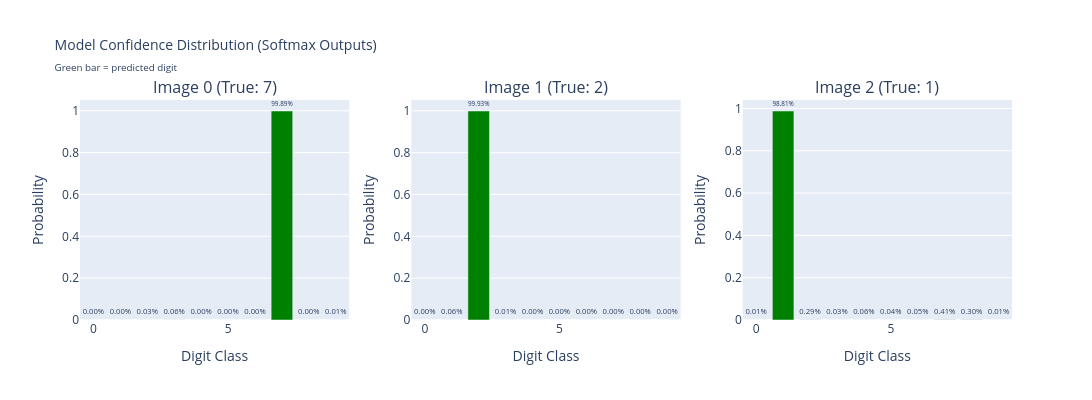

The code cell stored with this chart in its notebook:
### Markdown cell above
## Step 10: Visualize Prediction Confidence Distribution

Show softmax probability outputs for first 3 predictions (all 10 digit classes).

### Code cell
# Visualize confidence distribution using Plotly
sample_predictions = predictions[:3]

fig = make_subplots(
    rows=1, cols=3,
    subplot_titles=[f"Image {i} (True: {y_test[i]})" for i in range(3)],
    specs=[[{'type': 'bar'}, {'type': 'bar'}, {'type': 'bar'}]]
)

for img_idx in range(3):
    probs = sample_predictions[img_idx]
    predicted_digit = np.argmax(probs)
    
    # Color: green for predicted, gray for others
    colors = ['green' if i == predicted_digit else 'lightgray' for i in range(10)]
    
    fig.add_trace(
        go.Bar(
            x=list(range(10)),
            y=probs,
            marker=dict(color=colors),
            text=[f'{p:.2%}' for p in probs],
            textposition='outside',
            hovertemplate='Digit %{x}: %{y:.4f}<extra></extra>'
        ),
        row=1, col=img_idx+1
    )

fig.update_layout(
    title_text="Model Confidence Distribution (Softmax Outputs)<br><sub>Green bar = predicted digit</sub>",
    title_font_size=14,
    height=400,
    width=1200,
    showlegend=False
)

for i in range(1, 4):
    fig.update_xaxes(title_text="Digit Class", row=1, col=i)
    fig.update_yaxes(title_text="Probability", row=1, col=i)

fig.show()

### Figure 1 — Plotly figure (JSON) as saved in the notebook; plotly's stock layout.template omitted (floating-point values rounded to 4 significant figures)
{"data": [{"hovertemplate": "Digit %{x}: %{y:.4f}<extra></extra>", "marker": {"color": ["lightgray", "lightgray", "lightgray", "lightgray", "lightgray", "lightgray", "lightgray", "green", "lightgray", "lightgray"]}, "text": ["0.00%", "0.00%", "0.03%", "0.06%", "0.00%", "0.00%", "0.00%", "99.89%", "0.00%", "0.01%"], "textposition": "outside", "type": "bar", "x": [0, 1, 2, 3, 4, 5, 6, 7, 8, 9], "xaxis": "x", "y": [1.615e-05, 3.639e-07, 0.0002798, 0.0006458, 5.531e-08, 7.149e-06, 5.953e-11, 0.9989, 9.414e-06, 0.0001097], "yaxis": "y"}, {"hovertemplate": "Digit %{x}: %{y:.4f}<extra></extra>", "marker": {"color": ["lightgray", "lightgray", "green", "lightgray", "lightgray", "lightgray", "lightgray", "lightgray", "lightgray", "lightgray"]}, "text": ["0.00%", "0.06%", "99.93%", "0.01%", "0.00%", "0.00%", "0.00%", "0.00%", "0.00%", "0.00%"], "textposition": "outside", "type": "bar", "x": [0, 1, 2, 3, 4, 5, 6, 7, 8, 9], "xaxis": "x2", "y": [7.488e-07, 0.00056, 0.9993, 9.897e-05, 8.082e-11, 2.116e-05, 2.033e-05, 1.5e-10, 3.286e-05, 1.398e-10], "yaxis": "y2"}, {"hovertemplate": "Digit %{x}: %{y:.4f}<extra></extra>", "marker": {"color": ["lightgray", "green", "lightgray", "lightgray", "lightgray", "lightgray", "lightgray", "lightgray", "lightgray", "lightgray"]}, "text": ["0.01%", "98.81%", "0.29%", "0.03%", "0.06%", "0.04%", "0.05%", "0.41%", "0.30%", "0.01%"], "textposition": "outside", "type": "bar", "x": [0, 1, 2, 3, 4, 5, 6, 7, 8, 9], "xaxis": "x3", "y": [6.312e-05, 0.9881, 0.002932, 0.0002724, 0.0005598, 0.0004127, 0.0005009, 0.004126, 0.003017, 5.478e-05], "yaxis": "y3"}], "layout": {"annotations": [{"font": {"size": 16}, "showarrow": false, "text": "Image 0 (True: 7)", "x": 0.1444, "xanchor": "center", "xref": "paper", "y": 1, "yanchor": "bottom", "yref": "paper"}, {"font": {"size": 16}, "showarrow": false, "text": "Image 1 (True: 2)", "x": 0.5, "xanchor": "center", "xref": "paper", "y": 1, "yanchor": "bottom", "yref": "paper"}, {"font": {"size": 16}, "showarrow": false, "text": "Image 2 (True: 1)", "x": 0.8556, "xanchor": "center", "xref": "paper", "y": 1, "yanchor": "bottom", "yref": "paper"}], "height": 400, "showlegend": false, "title": {"font": {"size": 14}, "text": "Model Confidence Distribution (Softmax Outputs)<br><sub>Green bar = predicted digit</sub>"}, "width": 1200, "xaxis": {"anchor": "y", "domain": [0, 0.2889], "title": {"text": "Digit Class"}}, "xaxis2": {"anchor": "y2", "domain": [0.3556, 0.6444], "title": {"text": "Digit Class"}}, "xaxis3": {"anchor": "y3", "domain": [0.7111, 1], "title": {"text": "Digit Class"}}, "yaxis": {"anchor": "x", "domain": [0, 1], "title": {"text": "Probability"}}, "yaxis2": {"anchor": "x2", "domain": [0, 1], "title": {"text": "Probability"}}, "yaxis3": {"anchor": "x3", "domain": [0, 1], "title": {"text": "Probability"}}}}
